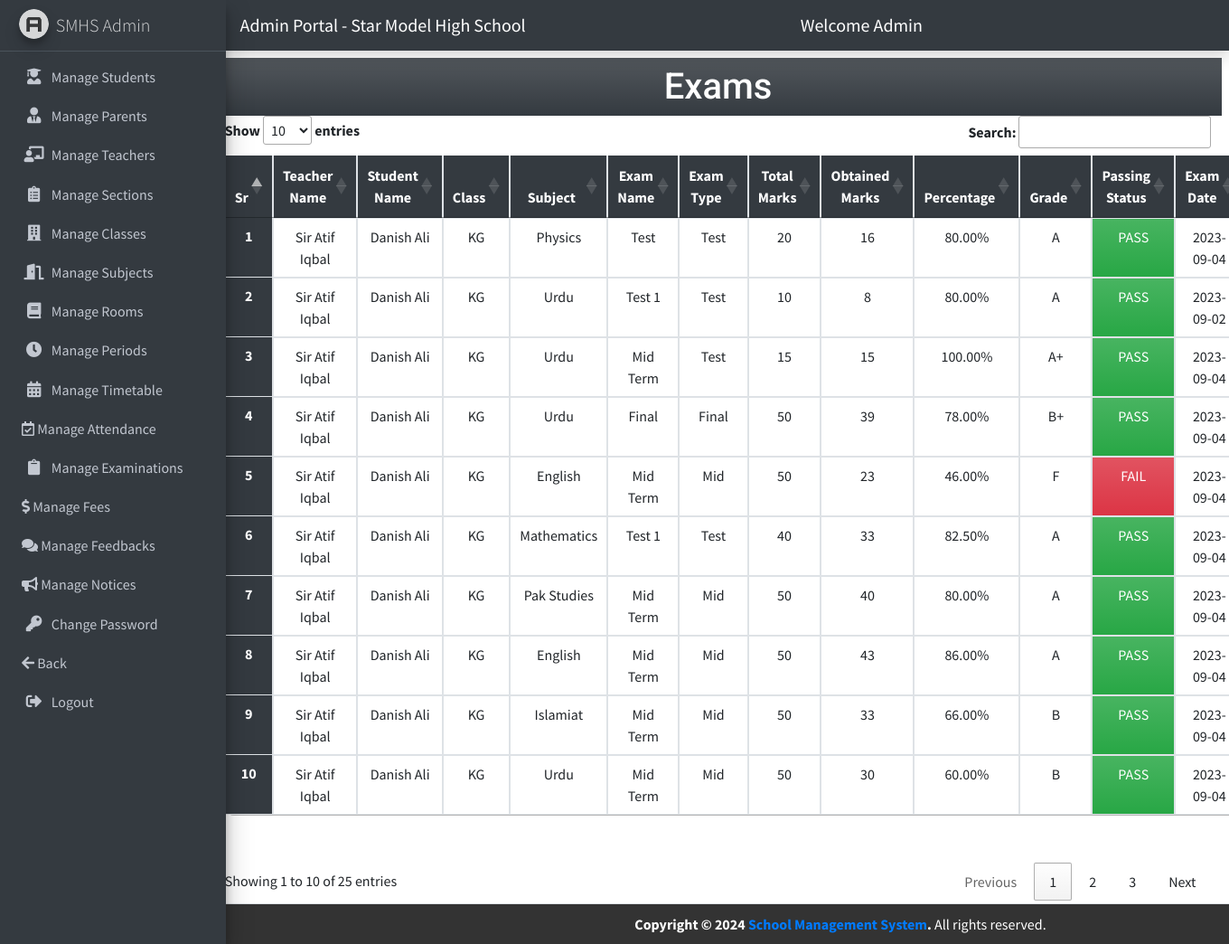
Page /admin/index.php?exam (signed in) on the committed database.
### tables this page shows
CREATE TABLE `exam` (
  `exam_id` int(11) NOT NULL,
  `exam_name` varchar(50) NOT NULL,
  `exam_type` enum('Mid','Final','Assignment','Test') NOT NULL,
  `total_marks` int(11) NOT NULL,
  `obtained_marks` int(11) NOT NULL,
  `e_class_id` int(11) NOT NULL,
  `e_student_id` int(11) NOT NULL,
  `e_teacher_id` int(11) NOT NULL,
  `e_subject_id` int(11) NOT NULL,
  `exam_date` date NOT NULL
);

CREATE TABLE `teachers` (
  `teacher_id` int(11) NOT NULL,
  `teacher_name` varchar(100) NOT NULL,
  `teacher_email` varchar(100) NOT NULL,
  `teacher_password` varchar(200) NOT NULL,
  `teacher_dob` date NOT NULL,
  `teacher_pic` varchar(300) NOT NULL,
  `teacher_subject` varchar(50) NOT NULL,
  `teacher_phone` varchar(30) NOT NULL,
  `teacher_address` varchar(100) NOT NULL,
  `teacher_age` int(2) NOT NULL,
  `teacher_gender` enum('Male','Female') NOT NULL,
  `teacher_verify` enum('Active','Disable') NOT NULL DEFAULT 'Active',
  `teacher_joining_date` datetime NOT NULL DEFAULT current_timestamp()
);

CREATE TABLE `students` (
  `student_id` int(11) NOT NULL,
  `student_rollno` varchar(20) NOT NULL,
  `student_name` varchar(100) NOT NULL,
  `student_email` varchar(30) NOT NULL,
  `student_password` varchar(200) NOT NULL,
  `student_class` int(11) NOT NULL,
  `student_section` int(11) NOT NULL,
  `student_dob` date NOT NULL,
  `student_pic` varchar(300) NOT NULL,
  `student_phone` varchar(30) NOT NULL,
  `student_address` varchar(200) NOT NULL,
  `student_age` int(2) NOT NULL,
  `student_gender` enum('Male','Female') NOT NULL,
  `student_verify` enum('Active','Disable') NOT NULL DEFAULT 'Active',
  `student_admission_date` datetime NOT NULL DEFAULT current_timestamp(),
  `father_cnic` varchar(20) NOT NULL
);

CREATE TABLE `class` (
  `class_id` int(11) NOT NULL,
  `class_name` varchar(50) NOT NULL,
  `subject_name` varchar(300) NOT NULL,
  `section_name` varchar(50) NOT NULL,
  `c_teacher_id` int(11) NOT NULL,
  `created_at` datetime NOT NULL DEFAULT current_timestamp()
);

CREATE TABLE `subject` (
  `subject_id` int(11) NOT NULL,
  `subject_code` varchar(20) NOT NULL,
  `subject_name` varchar(50) NOT NULL,
  `created_at` datetime NOT NULL DEFAULT current_timestamp()
);

### admin/exam.php (the view, shortened to what this page needs)
<div class="row col-md-12 mx-auto my-5">
    <h1 class="text-center fs-1 bg-dark bg-gradient p-2 mt-3 my-heading">Exams</h1>
    <table class="table mb-5 text-center my-table" id="my-dataTable">
        <thead class="table-info">
            <tr>
                <th scope="col">Sr</th>
                <th scope="col">Teacher Name</th>
                <th scope="col">Student Name</th>
                <th scope="col">Class</th>
                <th scope="col">Subject</th>
                <th scope="col">Exam Name</th>
                <th scope="col">Exam Type</th>
                <th scope="col">Total Marks</th>
                <th scope="col">Obtained Marks</th>
                <th scope="col">Percentage</th>
                <th scope="col">Grade</th>
                <th scope="col">Passing Status</th>
                <th scope="col">Exam Date</th>
            </tr>
        </thead>
        <tbody>
            <?php
            $exam_sql = "SELECT * FROM `exam`";
            $exam_result = $conn->query($exam_sql);
            $sno = 1;
            while ($exam_row = $exam_result->fetch_assoc()) {
            ?>
                <tr>
                    <th scope="row"><?= $sno++ ?></th>
                    <td>
                        <?php
                        $exam_teacher_id = $exam_row['e_teacher_id'];
                        $fetch_teacher_sql = "SELECT teacher_name,teacher_gender FROM teachers WHERE teacher_id = '$exam_teacher_id' ";
                        $teacher_result = $conn->query($fetch_teacher_sql);
                        $fetch_teacher_row = $teacher_result->fetch_assoc();
                        $teacher_name = $fetch_teacher_row['teacher_name'];
                        $teacher_gender = $fetch_teacher_row['teacher_gender'];
                        $gender = ($teacher_gender === 'Male') ? 'Sir ' : (($teacher_gender === 'Female') ? 'Miss ' : '');
                        echo $gender . $teacher_name;
                        ?>
                    </td>
                    <td>
                        <?php
                        $exam_student_id = $exam_row['e_student_id'];
                        $fetch_student_sql = "SELECT student_name FROM students WHERE student_id = '$exam_student_id' ";
                        $student_result = $conn->query($fetch_student_sql);
                        $fetch_student_row = $student_result->fetch_assoc();
                        echo $fetch_student_row['student_name'];
                        ?>
                    </td>
                    <td>
                        <?php
                        $exam_class_id = $exam_row['e_class_id'];
                        $fetch_class_sql = "SELECT class_name FROM class WHERE class_id = '$exam_class_id' ";
                        $class_result = $conn->query($fetch_class_sql);
                        $fetch_class_row = $class_result->fetch_assoc();
                        echo $fetch_class_row['class_name'];
                        ?>
                    </td>
                    <td>
                        <?php
                        $exam_subject_id = $exam_row['e_subject_id'];
                        $fetch_subject_sql = "SELECT subject_name FROM `subject` WHERE subject_id = '$exam_subject_id' ";
                        $subject_result = $conn->query($fetch_subject_sql);
                        $fetch_subject_row = $subject_result->fetch_assoc();
                        echo $fetch_subject_row['subject_name'];
                        ?>
                    </td>
                    <td> <?= $exam_row['exam_name'] ?> </td>
                    <td> <?= $exam_row['exam_type'] ?> </td>
                    <td> <?= $exam_row['total_marks'] ?> </td>
                    <td> <?= $exam_row['obtained_marks'] ?> </td>
                    <?php
                    $total_marks = $exam_row['total_marks'];
                    $obtained_marks = $exam_row['obtained_marks'];
                    $percentage = ($total_marks > 0) ? (($obtained_marks / $total_marks) * 100) : 0;
                    if ($percentage <= 100 && $percentage >= 90) {
                        $grade = 'A+';
                    } else if ($percentage < 90 && $percentage >= 80) {
                        $grade = 'A';
                    } else if ($percentage < 80 && $percentage >= 70) {
                        $grade = 'B+';
                    } else if ($percentage < 70 && $percentage >= 60) {
                        $grade = 'B';
                    } else if ($percentage < 60 && $percentage >= 50) {
                        $grade = 'C';
                    } else if ($percentage < 50 && $percentage >= 0) {
                        $grade = 'F';
                    } else {
                        $grade = 'N/A';
                    }
                    $pass_fail_status = ($percentage >= 50) ? 'PASS' : 'FAIL';
                    ?>
                    <td><?= number_format($percentage, 2) . '%' ?></td>
                    <td><?= $grade ?></td>
                    <?php if($pass_fail_status === "PASS"){ ?>
                    <td class="bg-success bg-gradient"><?= $pass_fail_status ?></td>
                    <?php  } else if($pass_fail_status === "FAIL") {    ?>
                    <td class="bg-danger bg-gradient"><?= $pass_fail_status ?></td>
                     <?php  }  ?>
                    <td> <?= $exam_row['exam_date'] ?> </td>
                </tr>
            <?php  }  ?>
        </tbody>
    </table>
</div>

### admin/partials/admin_head.php (style rules this page uses)
body { overflow-x: hidden; }
.my-heading { font-family: 'Baloo Paaji 2', cursive; font-family: 'Mulish', sans-serif; font-family: 'Roboto', sans-serif; text-align: center; font-size: 2rem; color: #fff; padding: 20px 0; margin: 0; transition: transform 0.3s ease-in-out; }
.my-table { border-collapse: collapse; border-radius: 10px; width: 100%; }
.my-table th, .my-table td { padding: 10px; text-align: center; border: 1px solid #dee2e6; }
.my-table th { background-color: #343a40; color: white; font-weight: bold; }
.my-table tbody tr:nth-child(odd) { background-color: #f2f2f2; }
.my-table th { border-top: none; }
.my-table tbody tr td { transition: box-shadow 0.3s ease; }

### rows in the picture
exam: teachers.teacher_gender "Sir", teachers.teacher_name "Atif Iqbal", e_student.student_name "Danish Ali", e_class.class_name "KG", e_subject.subject_name "Physics", exam_name "Test", exam_type "Test", total_marks "20", obtained_marks "16", percentage "80.00", grade "A", pass_fail_status "PASS", exam_date "2023-09-04"
exam: teachers.teacher_gender "Sir", teachers.teacher_name "Atif Iqbal", e_student.student_name "Danish Ali", e_class.class_name "KG", e_subject.subject_name "Urdu", exam_name "Test 1", exam_type "Test", total_marks "10", obtained_marks "8", percentage "80.00", grade "A", pass_fail_status "PASS", exam_date "2023-09-02"
exam: teachers.teacher_gender "Sir", teachers.teacher_name "Atif Iqbal", e_student.student_name "Danish Ali", e_class.class_name "KG", e_subject.subject_name "Urdu", exam_name "Mid Term", exam_type "Test", total_marks "15", obtained_marks "15", percentage "100.00", grade "A+", pass_fail_status "PASS", exam_date "2023-09-04"
exam: teachers.teacher_gender "Sir", teachers.teacher_name "Atif Iqbal", e_student.student_name "Danish Ali", e_class.class_name "KG", e_subject.subject_name "Urdu", exam_name "Final", exam_type "Final", total_marks "50", obtained_marks "39", percentage "78.00", grade "B+", pass_fail_status "PASS", exam_date "2023-09-04"
exam: teachers.teacher_gender "Sir", teachers.teacher_name "Atif Iqbal", e_student.student_name "Danish Ali", e_class.class_name "KG", e_subject.subject_name "English", exam_name "Mid Term", exam_type "Mid", total_marks "50", obtained_marks "23", percentage "46.00", grade "F", pass_fail_status "FAIL", exam_date "2023-09-04"
exam: teachers.teacher_gender "Sir", teachers.teacher_name "Atif Iqbal", e_student.student_name "Danish Ali", e_class.class_name "KG", e_subject.subject_name "Mathematics", exam_name "Test 1", exam_type "Test", total_marks "40", obtained_marks "33", percentage "82.50", grade "A", pass_fail_status "PASS", exam_date "2023-09-04"
exam: teachers.teacher_gender "Sir", teachers.teacher_name "Atif Iqbal", e_student.student_name "Danish Ali", e_class.class_name "KG", e_subject.subject_name "Pak Studies", exam_name "Mid Term", exam_type "Mid", total_marks "50", obtained_marks "40", percentage "80.00", grade "A", pass_fail_status "PASS", exam_date "2023-09-04"
exam: teachers.teacher_gender "Sir", teachers.teacher_name "Atif Iqbal", e_student.student_name "Danish Ali", e_class.class_name "KG", e_subject.subject_name "English", exam_name "Mid Term", exam_type "Mid", total_marks "50", obtained_marks "43", percentage "86.00", grade "A", pass_fail_status "PASS", exam_date "2023-09-04"
exam: teachers.teacher_gender "Sir", teachers.teacher_name "Atif Iqbal", e_student.student_name "Danish Ali", e_class.class_name "KG", e_subject.subject_name "Islamiat", exam_name "Mid Term", exam_type "Mid", total_marks "50", obtained_marks "33", percentage "66.00", grade "B", pass_fail_status "PASS", exam_date "2023-09-04"
exam: teachers.teacher_gender "Sir", teachers.teacher_name "Atif Iqbal", e_student.student_name "Danish Ali", e_class.class_name "KG", e_subject.subject_name "Urdu", exam_name "Mid Term", exam_type "Mid", total_marks "50", obtained_marks "30", percentage "60.00", grade "B", pass_fail_status "PASS", exam_date "2023-09-04"

### other values in the picture
$admin_name "Admin"
